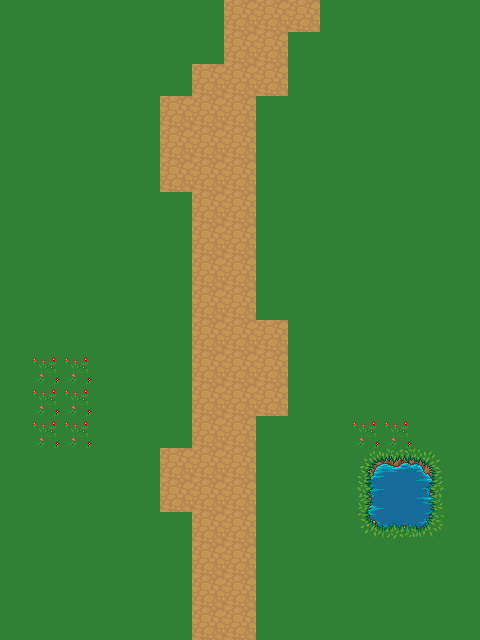

This game map was drawn from its Tiled (.tmx) file and the tilesets committed beside it. A one-line description and the full map source follow:
An orthogonal 15x20 tile map with 32x32 px tiles, 1 tile layer (Calque de Tuiles 1).

<map version="1.8" tiledversion="1.8.4" orientation="orthogonal" renderorder="right-down" width="15" height="20" tilewidth="32" tileheight="32" infinite="0" nextlayerid="2" nextobjectid="1">
 <tileset firstgid="1" source="terrain_atlas.tsx" />
 <layer id="1" name="Calque de Tuiles 1" width="15" height="20">
  <data encoding="csv">
119,119,119,119,119,119,119,113,113,113,119,119,119,119,119,
119,119,119,119,119,119,119,113,113,119,119,119,119,119,119,
119,119,119,119,119,119,113,113,113,119,119,119,119,119,119,
119,119,119,119,119,113,113,113,119,119,119,119,119,119,119,
119,119,119,119,119,113,113,113,119,119,119,119,119,119,119,
119,119,119,119,119,113,113,113,119,119,119,119,119,119,119,
119,119,119,119,119,119,113,113,119,119,119,119,119,119,119,
119,119,119,119,119,119,113,113,119,119,119,119,119,119,119,
119,119,119,119,119,119,113,113,119,119,119,119,119,119,119,
119,119,119,119,119,119,113,113,119,119,119,119,119,119,119,
119,119,119,119,119,119,113,113,113,119,119,119,119,119,119,
119,376,376,119,119,119,113,113,113,119,119,119,119,119,119,
119,376,376,119,119,119,113,113,113,119,119,119,119,119,119,
119,376,376,119,119,119,113,113,119,119,119,376,376,119,119,
119,119,119,119,119,113,113,113,119,119,119,359,360,361,119,
119,119,119,119,119,113,113,113,119,119,119,391,392,393,119,
119,119,119,119,119,119,113,113,119,119,119,423,424,425,119,
119,119,119,119,119,119,113,113,119,119,119,119,119,119,119,
119,119,119,119,119,119,113,113,119,119,119,119,119,119,119,
119,119,119,119,119,119,113,113,119,119,119,119,119,119,119
</data>
 </layer>
</map>
